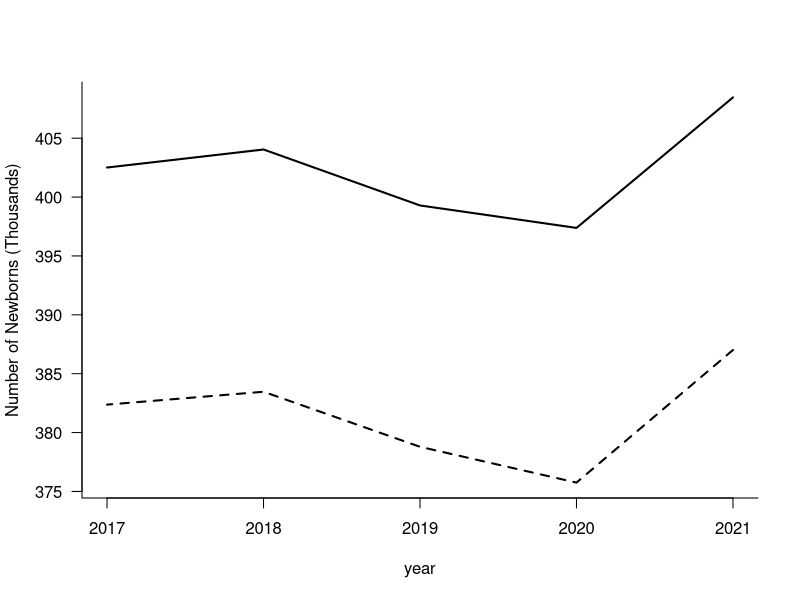
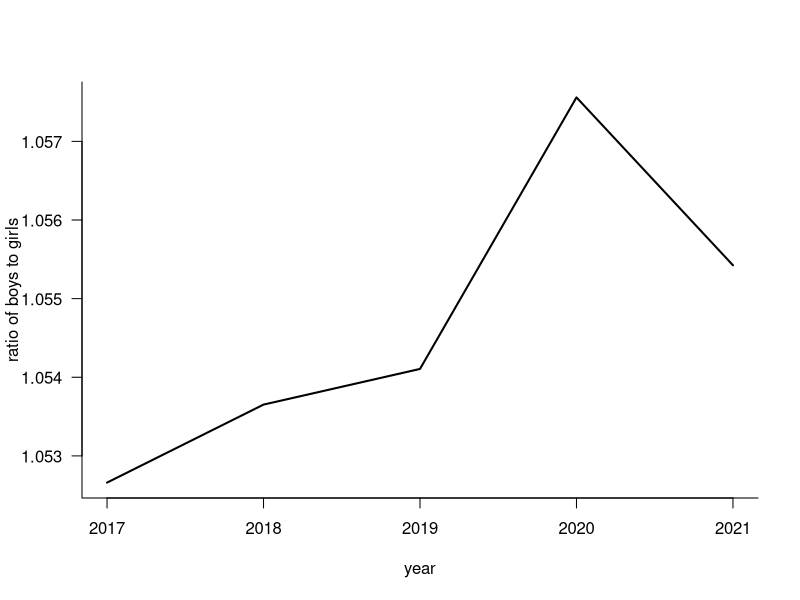
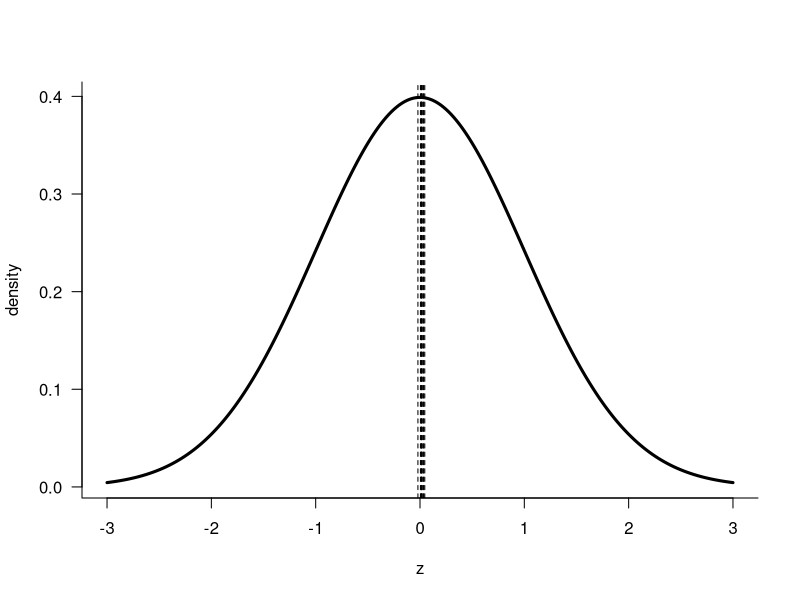
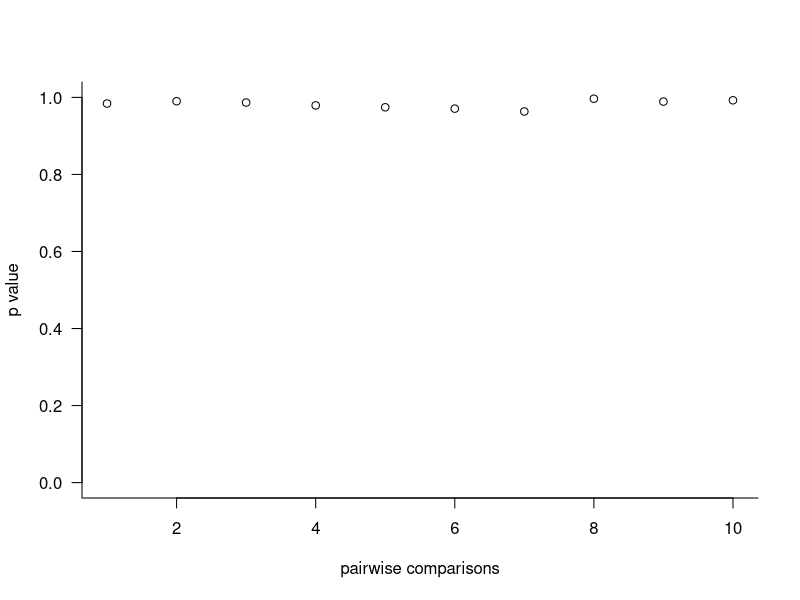
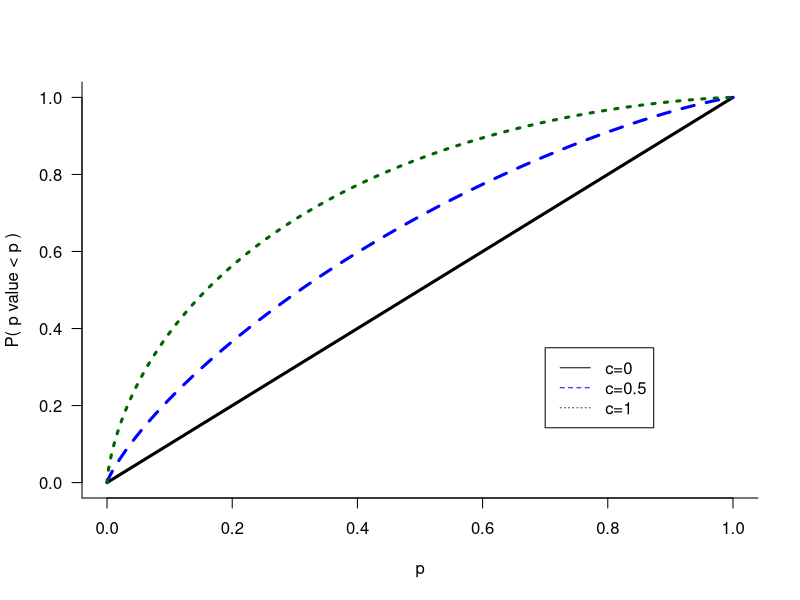
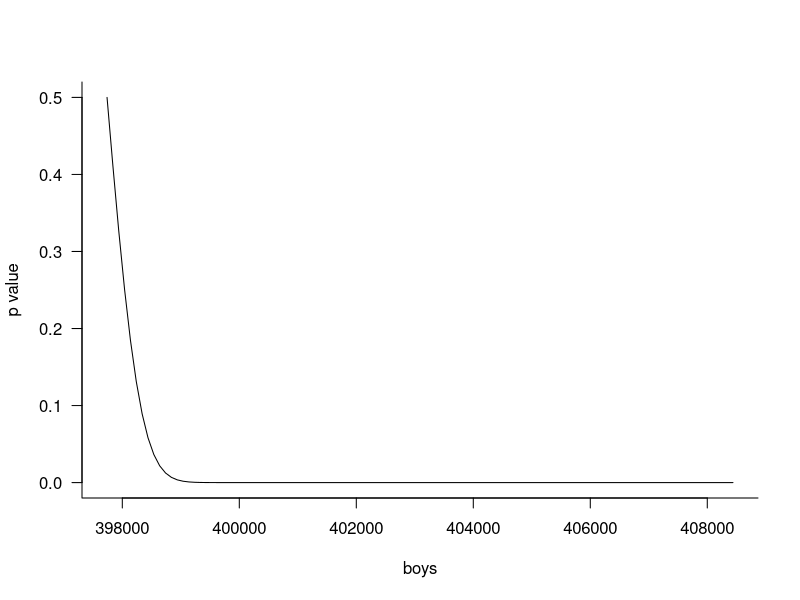

Write R code to recreate these figures, in order.
# Script: P_Value_Analysis.R
# Description: This script analyzes and visualizes p-values derived from 
# proportions of newborn boys and girls over multiple years.

# Flag to control PDF generation
generate_pdf <- TRUE  # Set to TRUE to generate PDF files

# Input data
male <- c(408464, 397380, 399287, 404041, 402510)/1000  # Number of male newborns
female <- c(387014, 375752, 378792, 383467, 382374)/1000  # Number of female newborns
n <- male + female  # Total number of newborns
malea <- sum(male)  # Total male newborns across all years
femalea <- sum(female)  # Total female newborns across all years
diverse <- c(14, 12, 11, 15, 17)  # Number of diverse newborns
year <- c(2021, 2020, 2019, 2018, 2017)  # Years

# Plot 1: Male and female newborns over the years
if (generate_pdf) pdf("plots/plot-newborns-1.pdf", height = 4, width = 4)
plot(year, male, type = "l", ylim = c(min(female), max(male)), 
     lwd = 2, ylab = "Number of Newborns (Thousands)", las = 1, bty = "l")
lines(year, female, lwd = 2, lty = 2, las = 1, bty = "l")
if (generate_pdf) dev.off()

# Plot 2: Proportion of boys over the years
if (generate_pdf) pdf("plots/plot-newborns-2.pdf", height = 4, width = 4)
plot(year, male /female, type = "l", lwd = 2, ylab = "ratio of boys to girls", las = 1, bty = "l")
abline(h = 1, lty = 2, lwd = 2)  # ratio of 1 line
if (generate_pdf) dev.off()

# Pairwise comparisons of proportions
ybar <- male / n  # Proportions of boys
varbar <- ybar * (1 - ybar) / n  # Variance of proportions
werte <- c()
pwerte <- c()

for (i in 1:4) {
  for (j in (i + 1):5) {
    ss <- (ybar[i] - ybar[j]) / sqrt(varbar[i] + varbar[j])  # Test statistic
    werte <- c(werte, ss)
    pwerte <- c(pwerte, 2 * (1 - pnorm(abs(ss))))  # Two-tailed p-value
  }
}

# Plot 3: Test statistic distribution
if (generate_pdf) pdf("plots/plot-newborns-3.pdf", height = 4, width = 4)
xx <- seq(-3, 3, by = 0.001)
plot(xx, dnorm(xx), type = "l", xlab = "z", ylab = "density", lwd = 3, las = 1, bty = "l")
for (i in 1:length(werte)) {
  abline(v = werte[i], lty = 2)
}
if (generate_pdf) dev.off()

# Plot 4: P-values for pairwise comparisons
if (generate_pdf) pdf("plots/plot-newborns-4.pdf", height = 4, width = 4)
plot(pwerte, ylim = c(0, 1), xlab = "pairwise comparisons", ylab = "p value", las = 1, bty = "l")
if (generate_pdf) dev.off()

# Plot 5: Distribution of p-values for varying shifts
if (generate_pdf) pdf("plots/plot-p-value.pdf", height = 6, width = 6)
pp <- seq(0, 1, by = 0.001)
plot(pp, pp, type = "l", ylab = "P( p value < p )", xlab = "p", lwd = 3, las = 1, bty = "l")
c <- 0.5
lines(pp, 1 - pnorm(qnorm(1 - pp) - c), lty = 2, col = "blue", lwd = 3, las = 1, bty = "l")
c <- 1
lines(pp, 1 - pnorm(qnorm(1 - pp) - c), lty = 3, col = "dark green", lwd = 3, las = 1, bty = "l")
legend(0.7, 0.35, lty = c(1, 2, 3), 
       c("c=0", "c=0.5", "c=1"), 
       col = c(1, "blue", "dark green"))
if (generate_pdf) dev.off()

# Plot 6: P-value curve for varying boy counts
if (generate_pdf) pdf("plots/plot-newborns-5.pdf", height = 4, width = 4)
boys <- seq(795478 / 2, 408490, by = 100)
plot(boys, 1 - pnorm((boys - 795478 / 2) / (sqrt(795478 * 0.25))), 
     type = "l", ylab = "p value", las = 1, bty = "l")
if (generate_pdf) dev.off()
